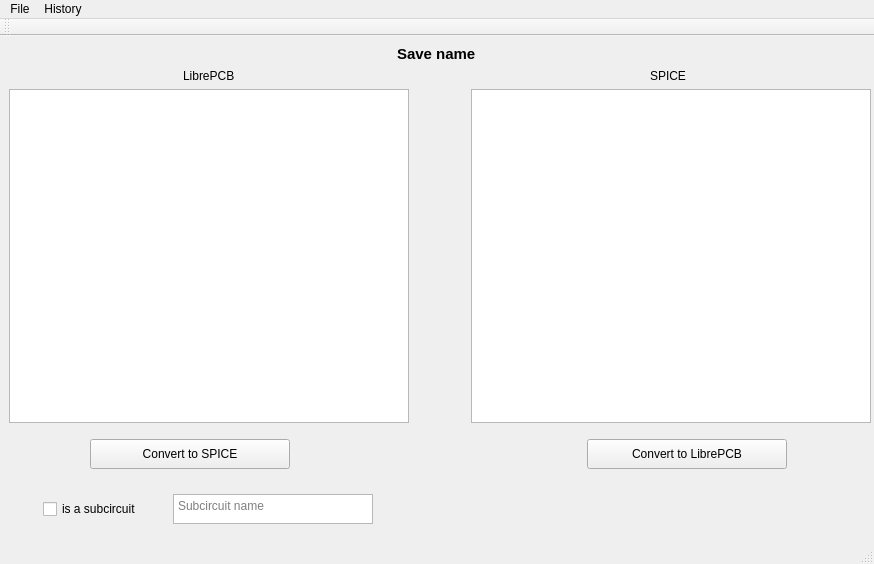
<?xml version="1.0" encoding="UTF-8"?>
<ui version="4.0">
 <class>MainWindow</class>
 <widget class="QMainWindow" name="MainWindow">
  <property name="geometry">
   <rect>
    <x>0</x>
    <y>0</y>
    <width>874</width>
    <height>564</height>
   </rect>
  </property>
  <property name="sizePolicy">
   <sizepolicy hsizetype="Expanding" vsizetype="Expanding">
    <horstretch>0</horstretch>
    <verstretch>0</verstretch>
   </sizepolicy>
  </property>
  <property name="minimumSize">
   <size>
    <width>874</width>
    <height>564</height>
   </size>
  </property>
  <property name="focusPolicy">
   <enum>Qt::ClickFocus</enum>
  </property>
  <property name="windowTitle">
   <string>Netlist Converter</string>
  </property>
  <property name="styleSheet">
   <string notr="true"/>
  </property>
  <widget class="QWidget" name="centralwidget">
   <property name="sizePolicy">
    <sizepolicy hsizetype="Expanding" vsizetype="Expanding">
     <horstretch>0</horstretch>
     <verstretch>0</verstretch>
    </sizepolicy>
   </property>
   <property name="minimumSize">
    <size>
     <width>0</width>
     <height>0</height>
    </size>
   </property>
   <property name="mouseTracking">
    <bool>false</bool>
   </property>
   <property name="styleSheet">
    <string notr="true"/>
   </property>
   <layout class="QHBoxLayout" name="horizontalLayout">
    <item>
     <layout class="QGridLayout" name="gridLayout">
      <item row="3" column="0" colspan="3">
       <widget class="QTextEdit" name="notationLibreTextEdit">
        <property name="minimumSize">
         <size>
          <width>400</width>
          <height>300</height>
         </size>
        </property>
        <property name="styleSheet">
         <string notr="true"/>
        </property>
       </widget>
      </item>
      <item row="4" column="4" rowspan="2" colspan="2">
       <widget class="QWidget" name="convertToLibreWidget" native="true">
        <property name="sizePolicy">
         <sizepolicy hsizetype="MinimumExpanding" vsizetype="Preferred">
          <horstretch>0</horstretch>
          <verstretch>0</verstretch>
         </sizepolicy>
        </property>
        <layout class="QHBoxLayout" name="horizontalLayout_3">
         <item>
          <spacer name="horizontalSpacer_2">
           <property name="orientation">
            <enum>Qt::Horizontal</enum>
           </property>
           <property name="sizeHint" stdset="0">
            <size>
             <width>40</width>
             <height>20</height>
            </size>
           </property>
          </spacer>
         </item>
         <item>
          <widget class="QLabel" name="arrowLeftLabel">
           <property name="minimumSize">
            <size>
             <width>32</width>
             <height>32</height>
            </size>
           </property>
           <property name="maximumSize">
            <size>
             <width>32</width>
             <height>32</height>
            </size>
           </property>
           <property name="layoutDirection">
            <enum>Qt::LeftToRight</enum>
           </property>
           <property name="text">
            <string/>
           </property>
           <property name="pixmap">
            <pixmap resource="../resources/resources.qrc">:/img/left-arrow.png</pixmap>
           </property>
           <property name="scaledContents">
            <bool>true</bool>
           </property>
          </widget>
         </item>
         <item>
          <widget class="QPushButton" name="convertToLibreButton">
           <property name="minimumSize">
            <size>
             <width>200</width>
             <height>30</height>
            </size>
           </property>
           <property name="maximumSize">
            <size>
             <width>200</width>
             <height>30</height>
            </size>
           </property>
           <property name="text">
            <string>Convert to LibrePCB</string>
           </property>
          </widget>
         </item>
         <item>
          <spacer name="horizontalSpacer_3">
           <property name="orientation">
            <enum>Qt::Horizontal</enum>
           </property>
           <property name="sizeHint" stdset="0">
            <size>
             <width>40</width>
             <height>20</height>
            </size>
           </property>
          </spacer>
         </item>
        </layout>
       </widget>
      </item>
      <item row="1" column="0" rowspan="2" colspan="3" alignment="Qt::AlignHCenter|Qt::AlignVCenter">
       <widget class="QLabel" name="libreLabel">
        <property name="text">
         <string>LibrePCB</string>
        </property>
       </widget>
      </item>
      <item row="3" column="4" colspan="2">
       <widget class="QTextEdit" name="notationSpiceTextEdit">
        <property name="minimumSize">
         <size>
          <width>400</width>
          <height>300</height>
         </size>
        </property>
        <property name="styleSheet">
         <string notr="true"/>
        </property>
       </widget>
      </item>
      <item row="1" column="3" rowspan="8">
       <spacer name="horizontalSpacer">
        <property name="orientation">
         <enum>Qt::Horizontal</enum>
        </property>
        <property name="sizeType">
         <enum>QSizePolicy::Fixed</enum>
        </property>
        <property name="sizeHint" stdset="0">
         <size>
          <width>50</width>
          <height>0</height>
         </size>
        </property>
       </spacer>
      </item>
      <item row="0" column="0" colspan="6" alignment="Qt::AlignHCenter|Qt::AlignVCenter">
       <widget class="QLabel" name="nodeNameLabel">
        <property name="font">
         <font>
          <pointsize>11</pointsize>
          <bold>true</bold>
         </font>
        </property>
        <property name="text">
         <string>Save name</string>
        </property>
       </widget>
      </item>
      <item row="4" column="0" rowspan="2" colspan="3">
       <widget class="QWidget" name="convertToSpiceWidget" native="true">
        <property name="sizePolicy">
         <sizepolicy hsizetype="MinimumExpanding" vsizetype="Preferred">
          <horstretch>0</horstretch>
          <verstretch>0</verstretch>
         </sizepolicy>
        </property>
        <layout class="QHBoxLayout" name="horizontalLayout_2">
         <item>
          <spacer name="horizontalSpacer_8">
           <property name="orientation">
            <enum>Qt::Horizontal</enum>
           </property>
           <property name="sizeHint" stdset="0">
            <size>
             <width>40</width>
             <height>20</height>
            </size>
           </property>
          </spacer>
         </item>
         <item>
          <widget class="QPushButton" name="convertToSpiceButton">
           <property name="minimumSize">
            <size>
             <width>200</width>
             <height>30</height>
            </size>
           </property>
           <property name="maximumSize">
            <size>
             <width>200</width>
             <height>30</height>
            </size>
           </property>
           <property name="text">
            <string>Convert to SPICE</string>
           </property>
          </widget>
         </item>
         <item>
          <widget class="QLabel" name="arrowRightLabel">
           <property name="minimumSize">
            <size>
             <width>32</width>
             <height>32</height>
            </size>
           </property>
           <property name="maximumSize">
            <size>
             <width>32</width>
             <height>32</height>
            </size>
           </property>
           <property name="text">
            <string/>
           </property>
           <property name="pixmap">
            <pixmap resource="../resources/resources.qrc">:/img/right-arrow.png</pixmap>
           </property>
           <property name="scaledContents">
            <bool>true</bool>
           </property>
          </widget>
         </item>
         <item>
          <spacer name="horizontalSpacer_9">
           <property name="orientation">
            <enum>Qt::Horizontal</enum>
           </property>
           <property name="sizeHint" stdset="0">
            <size>
             <width>40</width>
             <height>20</height>
            </size>
           </property>
          </spacer>
         </item>
        </layout>
       </widget>
      </item>
      <item row="1" column="4" rowspan="2" colspan="2" alignment="Qt::AlignHCenter|Qt::AlignVCenter">
       <widget class="QLabel" name="spiceLabel">
        <property name="text">
         <string>SPICE</string>
        </property>
       </widget>
      </item>
      <item row="6" column="0" rowspan="3" colspan="3">
       <widget class="QFrame" name="horizontalFrame">
        <property name="sizePolicy">
         <sizepolicy hsizetype="MinimumExpanding" vsizetype="Preferred">
          <horstretch>0</horstretch>
          <verstretch>0</verstretch>
         </sizepolicy>
        </property>
        <layout class="QHBoxLayout" name="horizontalLayout_5">
         <item>
          <widget class="QCheckBox" name="subcircuitCheckBox">
           <property name="sizePolicy">
            <sizepolicy hsizetype="Fixed" vsizetype="Fixed">
             <horstretch>0</horstretch>
             <verstretch>0</verstretch>
            </sizepolicy>
           </property>
           <property name="text">
            <string>is a subcircuit</string>
           </property>
          </widget>
         </item>
         <item>
          <widget class="QPlainTextEdit" name="subcircuitNameTextEdit">
           <property name="enabled">
            <bool>true</bool>
           </property>
           <property name="sizePolicy">
            <sizepolicy hsizetype="MinimumExpanding" vsizetype="Expanding">
             <horstretch>0</horstretch>
             <verstretch>0</verstretch>
            </sizepolicy>
           </property>
           <property name="minimumSize">
            <size>
             <width>200</width>
             <height>30</height>
            </size>
           </property>
           <property name="maximumSize">
            <size>
             <width>200</width>
             <height>30</height>
            </size>
           </property>
           <property name="placeholderText">
            <string>Subcircuit name</string>
           </property>
          </widget>
         </item>
        </layout>
       </widget>
      </item>
      <item row="6" column="4" rowspan="3">
       <spacer name="horizontalSpacer_4">
        <property name="orientation">
         <enum>Qt::Horizontal</enum>
        </property>
        <property name="sizeHint" stdset="0">
         <size>
          <width>40</width>
          <height>20</height>
         </size>
        </property>
       </spacer>
      </item>
     </layout>
    </item>
   </layout>
  </widget>
  <widget class="QMenuBar" name="menubar">
   <property name="geometry">
    <rect>
     <x>0</x>
     <y>0</y>
     <width>874</width>
     <height>21</height>
    </rect>
   </property>
   <widget class="QMenu" name="menuEdit">
    <property name="title">
     <string>File</string>
    </property>
    <addaction name="actionSave"/>
    <addaction name="actionSave_As"/>
   </widget>
   <widget class="QMenu" name="menuEdit_2">
    <property name="title">
     <string>History</string>
    </property>
    <addaction name="actionLast_save"/>
    <addaction name="actionPrevious_save"/>
    <addaction name="actionNext_save"/>
   </widget>
   <addaction name="menuEdit"/>
   <addaction name="menuEdit_2"/>
  </widget>
  <widget class="QStatusBar" name="statusbar"/>
  <widget class="QToolBar" name="toolBar">
   <property name="focusPolicy">
    <enum>Qt::ClickFocus</enum>
   </property>
   <property name="windowTitle">
    <string>toolBar</string>
   </property>
   <attribute name="toolBarArea">
    <enum>TopToolBarArea</enum>
   </attribute>
   <attribute name="toolBarBreak">
    <bool>false</bool>
   </attribute>
  </widget>
  <action name="actionPrevious_save">
   <property name="text">
    <string>Previous save</string>
   </property>
   <property name="shortcut">
    <string>Ctrl+Left</string>
   </property>
  </action>
  <action name="actionNext_save">
   <property name="text">
    <string>Next save</string>
   </property>
   <property name="shortcut">
    <string>Ctrl+Right</string>
   </property>
  </action>
  <action name="actionLast_save">
   <property name="text">
    <string>Last save</string>
   </property>
   <property name="shortcut">
    <string>Ctrl+Up</string>
   </property>
  </action>
  <action name="actionSave">
   <property name="text">
    <string>Save</string>
   </property>
  </action>
  <action name="actionSave_As">
   <property name="text">
    <string>Save As</string>
   </property>
  </action>
 </widget>
 <resources>
  <include location="../resources/resources.qrc"/>
 </resources>
 <connections/>
</ui>
